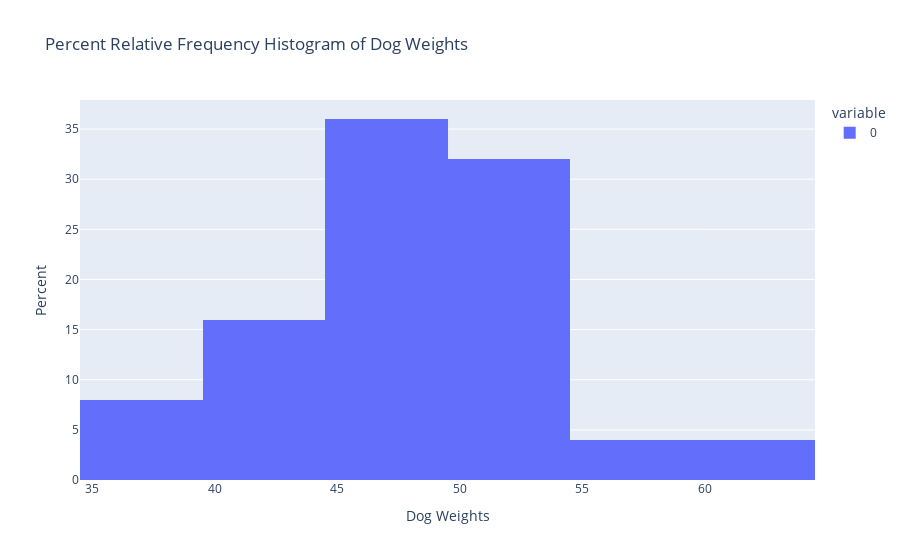

Notebook code for this chart:
### Markdown cell above
## Relative Frequency Histogram Using Percents with Plotly Express

### Code cell
dog_weights = [
    37, 39, 41, 42, 43, 43,
    45, 45, 46, 46, 47, 47,
    47, 48, 48, 50, 50, 51,
    51, 52, 53, 53, 54, 57, 62
]

bins = [35, 40, 45, 50, 55, 60, 65]

px.histogram(
    dog_weights,
    nbins = 6,  # set the number of bins
    title = "Percent Relative Frequency Histogram of Dog Weights",
    histnorm = 'percent'  # use 'percent' for percent relative frequency histogram
).update_layout(
    xaxis_title="Dog Weights", yaxis_title="Percent"
)

### Figure 1 — Plotly figure (JSON) as saved in the notebook; plotly's stock layout.template omitted (floating-point values rounded to 4 significant figures)
{"data": [{"alignmentgroup": "True", "bingroup": "x", "histnorm": "percent", "hovertemplate": "variable=0<br>value=%{x}<br>percent=%{y}<extra></extra>", "legendgroup": "0", "marker": {"color": "#636efa", "pattern": {"shape": ""}}, "name": "0", "nbinsx": 6, "offsetgroup": "0", "orientation": "v", "showlegend": true, "type": "histogram", "x": [37, 39, 41, 42, 43, 43, 45, 45, 46, 46, 47, 47, 47, 48, 48, 50, 50, 51, 51, 52, 53, 53, 54, 57, 62], "xaxis": "x", "yaxis": "y"}], "layout": {"barmode": "relative", "legend": {"title": {"text": "variable"}, "tracegroupgap": 0}, "title": {"text": "Percent Relative Frequency Histogram of Dog Weights"}, "xaxis": {"anchor": "y", "domain": [0, 1], "title": {"text": "Dog Weights"}}, "yaxis": {"anchor": "x", "domain": [0, 1], "title": {"text": "Percent"}}}}
